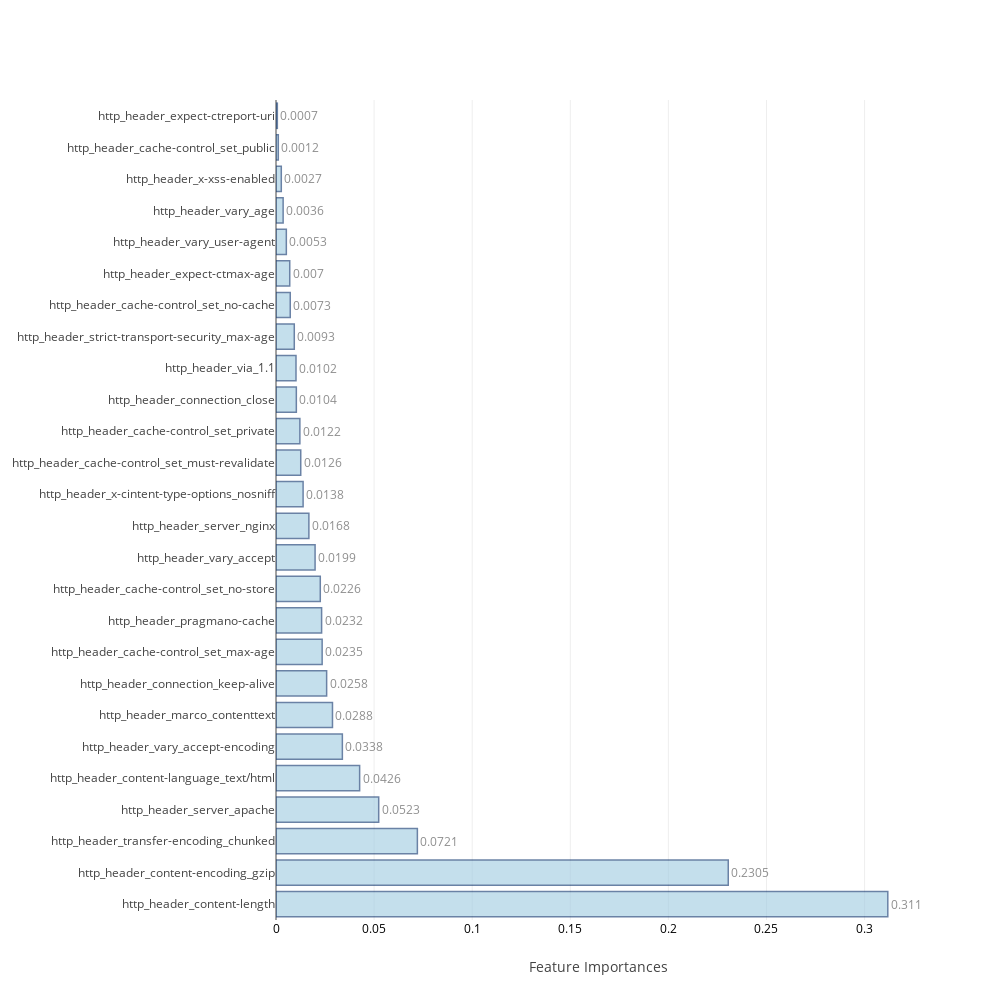

The notebook cell saved with this chart:
### Markdown cell above
### <a id='1.B' style="text-decoration : none; color : #000000;"> B. Average Feature Importances</a>

### Code cell
feat_impt_plot(np.average(feat_imp,axis=0),columns)

### Figure 1 — Plotly figure (JSON) as saved in the notebook; plotly's stock layout.template omitted (floating-point values rounded to 4 significant figures)
{"data": [{"marker": {"color": "rgb(158,202,225)", "line": {"color": "rgb(8,48,107)", "width": 1.5}}, "opacity": 0.6, "orientation": "h", "text": [0.3118, 0.2305, 0.0721, 0.0523, 0.0426, 0.0338, 0.0288, 0.0258, 0.0235, 0.0232, 0.0226, 0.0199, 0.0168, 0.0138, 0.0126, 0.0122, 0.0104, 0.0102, 0.0093, 0.0073, 0.007, 0.0053, 0.0036, 0.0027, 0.0012, 0.0007], "textposition": "outside", "type": "bar", "uid": "8e8d0573-0fa3-4b12-99f0-1c81d424807e", "x": [0.3118, 0.2305, 0.07206, 0.05235, 0.04263, 0.03383, 0.02879, 0.02581, 0.02353, 0.02325, 0.02257, 0.01992, 0.01676, 0.01381, 0.01261, 0.01216, 0.01036, 0.01019, 0.009319, 0.007258, 0.007003, 0.005266, 0.003632, 0.002694, 0.001165, 0.0006819], "y": ["http_header_content-length", "http_header_content-encoding_gzip", "http_header_transfer-encoding_chunked", "http_header_server_apache", "http_header_content-language_text/html", "http_header_vary_accept-encoding", "http_header_marco_contenttext", "http_header_connection_keep-alive", "http_header_cache-control_set_max-age", "http_header_pragmano-cache", "http_header_cache-control_set_no-store", "http_header_vary_accept", "http_header_server_nginx", "http_header_x-cintent-type-options_nosniff", "http_header_cache-control_set_must-revalidate", "http_header_cache-control_set_private", "http_header_connection_close", "http_header_via_1.1", "http_header_strict-transport-security_max-age", "http_header_cache-control_set_no-cache", "http_header_expect-ctmax-age", "http_header_vary_user-agent", "http_header_vary_age", "http_header_x-xss-enabled", "http_header_cache-control_set_public", "http_header_expect-ctreport-uri"]}], "layout": {"autosize": false, "height": 1000, "width": 1000, "xaxis": {"tickfont": {"color": "black", "size": 12}, "title": "Feature Importances"}, "yaxis": {"automargin": true}}}
